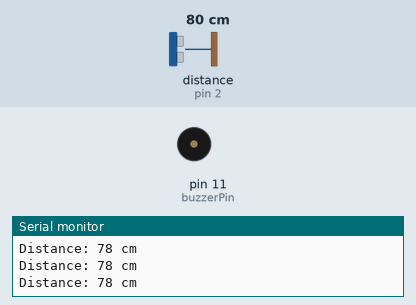
Simulated run of this sketch. Board: Arduino Uno, built with avr-gcc and run on an emulated ATmega328P. Shown: buzzer (waves = sounding, pin HIGH), the last lines printed to the serial monitor. Wiring (inferred from the names in the program): ultrasonic range finder: trigger pin 4; echo pin 2. The test bench sets the inputs (shaded band); at power-on: distance to the obstacle (sensor on pin 2) 80 cm. The echo pulse lasts 58.3 µs per cm; pins used as bus, display or sensor lines are not drawn.

Above: at 1.2 s.
1.3 s: distance to the obstacle (sensor on pin 2) set to 22 cm
2.8 s: distance to the obstacle (sensor on pin 2) set to 18 cm
At 3.5 s:
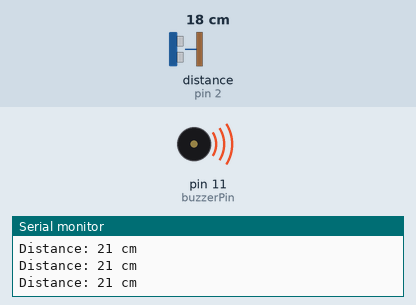
5.8 s: distance to the obstacle (sensor on pin 2) set to 35 cm
At 7.3 s:
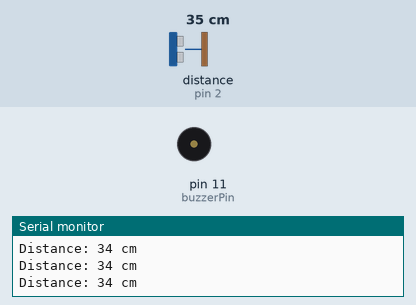
7.6 s: distance to the obstacle (sensor on pin 2) set to 2 cm
At 8.4 s:
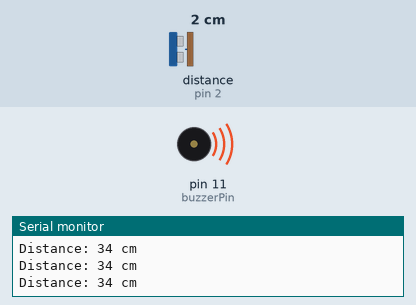
Timing chart, 0 to 11.6 s (numbered marks = the images above; inputs shaded):
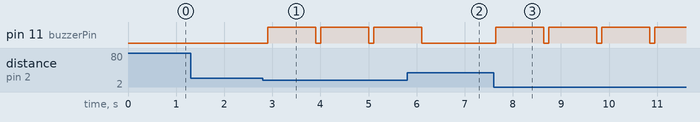

Measured:
- the behaviour switches between 21 and 20 cm on distance to the obstacle (sensor on pin 2) (found by bisection; images 0 and 1)
- after the input at 2.8 s, pin 11 (buzzerPin): alternates HIGH for 1.0 s and LOW for 0.10 s, starting after 0.10 s
- after the input at 5.8 s, pin 11 (buzzerPin): goes on until 6.1 s, then stays LOW
- after the input at 7.6 s, pin 11 (buzzerPin): alternates HIGH for 1.0 s and LOW for 0.10 s, starting after 0.05 s

The sketch:

reverse_car_ystem.ino
```cpp
const int triggerPin = 4; // Ultrasonic sensor trigger pin
const int echoPin = 2;   // Ultrasonic sensor echo pin
const int buzzerPin = 11; // Buzzer pin
const int thresholdDistance = 20; // Threshold distance in cm

void setup() {
  Serial.begin(9600);
  pinMode(triggerPin, OUTPUT);
  pinMode(echoPin, INPUT);
  pinMode(buzzerPin, OUTPUT);
}

void loop() {
  long duration, distance;

  digitalWrite(triggerPin, LOW);
  delayMicroseconds(2);
  digitalWrite(triggerPin, HIGH);
  delayMicroseconds(10);
  digitalWrite(triggerPin, LOW);

  duration = pulseIn(echoPin, HIGH);

  distance = duration * 0.034 / 2;

  if (distance < thresholdDistance) {
    // Buzz the buzzer
    digitalWrite(buzzerPin, HIGH);
    delay(1000); // Buzz for 1 second
    digitalWrite(buzzerPin, LOW);
  }

  Serial.print("Distance: ");
  Serial.print(distance);
  Serial.println(" cm");

  delay(100); // Delay between readings
}
```
